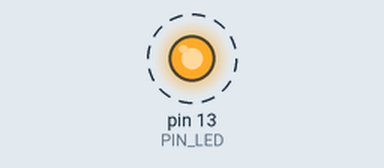
Recording of a sketch running on a simulated Arduino Uno, built with avr-gcc and run on an emulated ATmega328P. On the bench: output pins drawn as LEDs (lit = HIGH). Dashed ring = blinking.

Above: at 0.5 s.
Timing chart, 0 to 4.6 s (numbered marks = the images above):
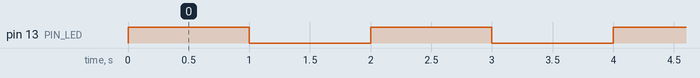

Measured:
- by itself, pin 13 (PIN_LED): alternates HIGH for 1.0 s and LOW for 1.0 s

The sketch:

Blink.ino
```cpp
#define LED_BUILTIN 25  // Led construido na placa do Rasp
#define PIN_LED 13      // Led conectado em outra GPIO

void setup() {
  // Função PinMode define a função da GPIO
  // PIN_LED = número do pino que iremos configurar
  // OUTPUT = função de SAÍDA do pino
  pinMode(PIN_LED, OUTPUT);

}

void loop() {
  // Função digitalWrite escreve o valor do pino
  digitalWrite(PIN_LED, HIGH);
  // delay = Pausa em mS -> 1000mS = 1S
  delay(1000);

  // HIGH = Nível alto = 3.3V
  // LOW = Nível baixo = 0V
  digitalWrite(PIN_LED, LOW);
  // Mais uma pausa de 1S para manter o ciclo
  delay(1000);
}
```
